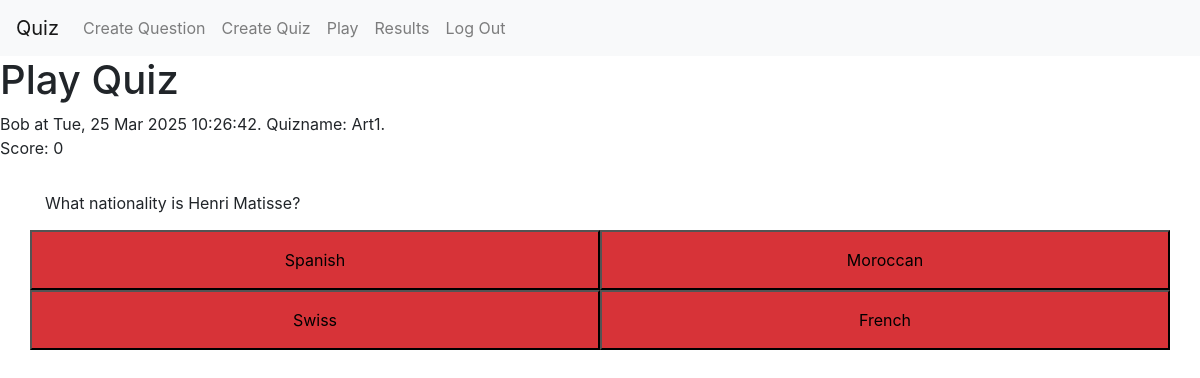
The page /play_quiz/7 (signed in) on the database its author committed.
### capstone/models.py (models this page shows, shortened)
class Contest(models.Model):
    user = models.ForeignKey("User", on_delete=models.CASCADE, related_name="contestant")
    timestamp = models.DateTimeField(auto_now_add=True)
    quiz = models.ForeignKey("Quiz", on_delete=models.CASCADE)
    quiz_score = models.IntegerField(default=0)
    def __str__(self):
        timestamp = self.timestamp.strftime("%a, %d %b %Y %H:%M:%S")
        return f"{self.user.username} at {timestamp}. Quizname: {self.quiz.quiz_name}."
    def question(self, n):
        question = self.quiz.questions.all()[n]
        return f"{question.content}"
    def multiple_choice0(self, n):
        question = self.quiz.questions.all()[n]
        return f"{question.answer0}"
    def multiple_choice1(self, n):
        question = self.quiz.questions.all()[n]
        return f"{question.answer1}"
    def multiple_choice2(self, n):
        question = self.quiz.questions.all()[n]
        return f"{question.answer2}"
    def multiple_choice3(self, n):
        question = self.quiz.questions.all()[n]
        return f"{question.answer3}"
    def correct_answer(self, n):
        question = self.quiz.questions.all()[n]
        return f"{question.correct_answer}"
    def questions_in_quiz(self):
        number_questions = self.quiz.questions.count()
        return f"{number_questions}"

class User(AbstractUser):
    pass

class Quiz(models.Model):
    user = models.ForeignKey("User", on_delete=models.CASCADE, related_name="quiz_master")
    timestamp = models.DateTimeField(auto_now_add=True)
    quiz_name = models.CharField(max_length=30, unique=True)
    questions = models.ManyToManyField("Question")

class Question(models.Model):
    user = models.ForeignKey("User", on_delete=models.CASCADE, related_name="setter")
    timestamp = models.DateTimeField(auto_now_add=True)
    content = models.TextField()
    answer0 = models.CharField(max_length=30)
    answer1 = models.CharField(max_length=30)
    answer2 = models.CharField(max_length=30)
    answer3 = models.CharField(max_length=30)
    correct_answer = models.CharField(max_length=30, default="unanswered")

### capstone/views.py (the view)
# urls.py: path("play_quiz/<int:contest_id>", views.play_quiz, name="play_quiz"),
@login_required
def play_quiz(request, contest_id):
    try:
        contest = Contest.objects.get(pk=contest_id)
    except Contest.DoesNotExist:
        raise Http404("Contest not found.")
    global n
    n = 0
    question = contest.question(n)
    multiple_choice0 = contest.multiple_choice0(n)
    multiple_choice1 = contest.multiple_choice1(n)
    multiple_choice2 = contest.multiple_choice2(n)
    multiple_choice3 = contest.multiple_choice3(n)
    correct_answer = contest.correct_answer(n)
    number_questions = contest.questions_in_quiz()
    return render(request, "capstone/play_quiz.html",   {
        "contest_id": contest_id,
        "contest": contest,
        "question": question,
        "multiple_choice0": multiple_choice0,
        "multiple_choice1": multiple_choice1,
        "multiple_choice2": multiple_choice2,
        "multiple_choice3": multiple_choice3,
        "correct_answer": correct_answer,
        "number_questions": number_questions
    })

### capstone/templates/capstone/play_quiz.html (shortened to what this page needs)
{% extends "capstone/layout.html" %}
{% load static %}
{% block body %}
    <h1>Play Quiz</h1>
    <p id="contest" data-id="{{ contest_id }}" >{{ contest }}</p>
    <div class="container">
        <div class="row">
            <div class="col" id="question">{{ question }}</div>
        </div>
    </div>
    <div class="container">
        <div class="row row-cols-2">
            <button class="multi_choice" data-answer="answer0"><div class="col"><span id="answer0">{{ multiple_choice0 }}</span></div></button>
            <button class="multi_choice" data-answer="answer1"><div class="col"><span id="answer1">{{ multiple_choice1 }}</span></div></button>
            <button class="multi_choice" data-answer="answer2"><div class="col"><span id="answer2">{{ multiple_choice2 }}</span></div></button>
            <button class="multi_choice" data-answer="answer3"><div class="col"><span id="answer3">{{ multiple_choice3 }}</span></div></button>
        </div>
    </div>
{% endblock %}

### capstone/static/capstone/styles.css (style rules this page uses)
.col { padding: 15px; border-collapse: separate; }
button.multi_choice { background-color: #D73338; }

### rows shown on the page
Contest: timestamp+user+quiz "Bob at Tue, 25 Mar 2025 10:26:42. Quizname: Art1."
Question: content "What nationality is Henri Matisse?", answer0 "Spanish", answer1 "Moroccan", answer2 "Swiss", answer3 "French"
